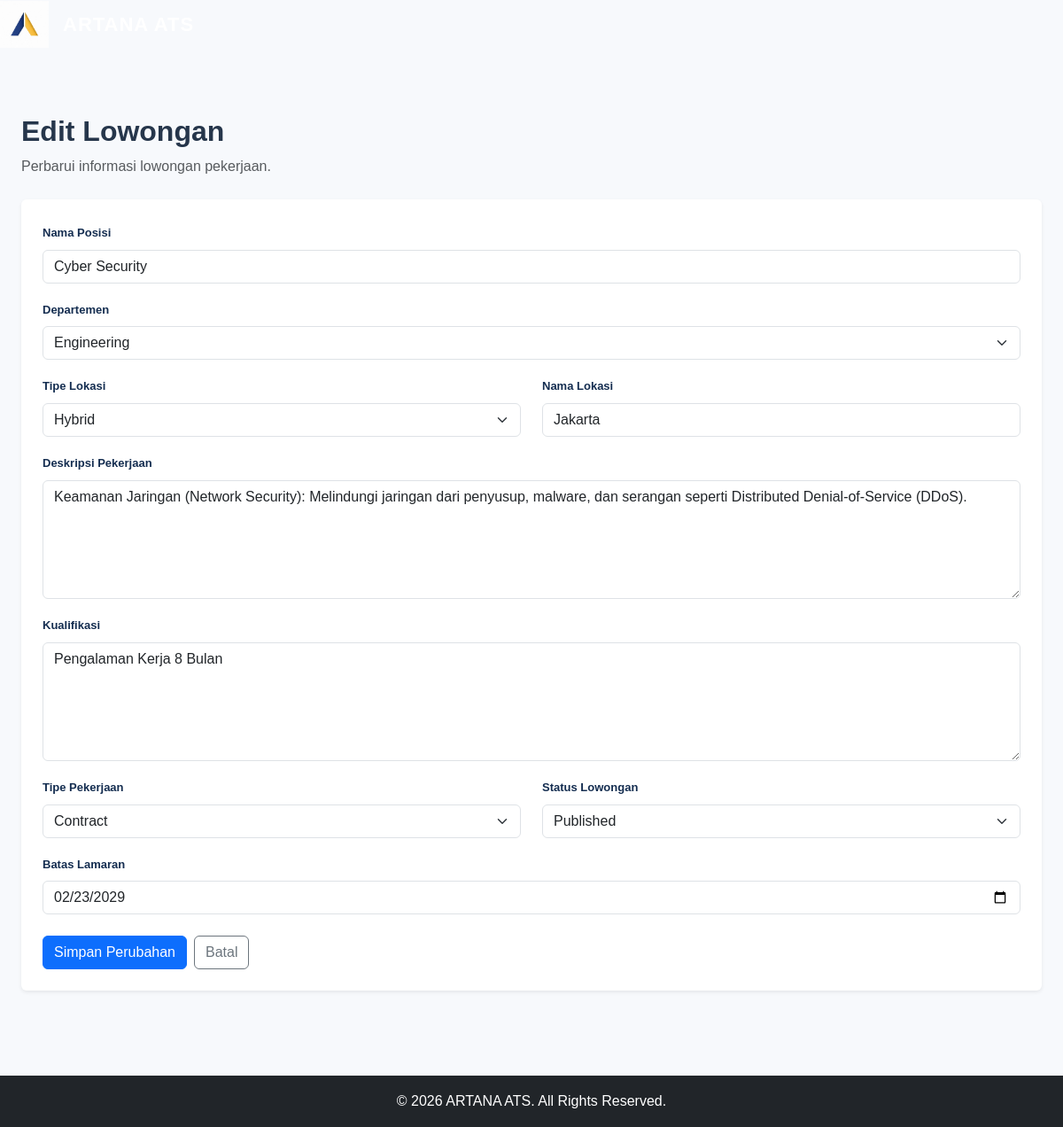
/hr/job_edit.php?id=3 (signed in), run on the app's committed database.
### tables this page shows
CREATE TABLE `jobs` (
  `id` bigint(20) UNSIGNED NOT NULL,
  `title` varchar(180) NOT NULL,
  `department_id` bigint(20) UNSIGNED NOT NULL,
  `location_type` enum('Hybrid','Remote','On-site') NOT NULL DEFAULT 'Hybrid',
  `location_name` varchar(150) NOT NULL,
  `description` text NOT NULL,
  `qualification` text DEFAULT NULL,
  `employment_type` enum('Full-time','Part-time','Contract','Internship') NOT NULL DEFAULT 'Full-time',
  `status` enum('draft','published','closed','archived') NOT NULL DEFAULT 'published',
  `published_at` datetime DEFAULT NULL,
  `deadline` date DEFAULT NULL,
  `created_by` bigint(20) UNSIGNED NOT NULL,
  `updated_by` bigint(20) UNSIGNED DEFAULT NULL,
  `created_at` timestamp NOT NULL DEFAULT current_timestamp(),
  `updated_at` timestamp NOT NULL DEFAULT current_timestamp() ON UPDATE current_timestamp()
);

CREATE TABLE `departments` (
  `id` bigint(20) UNSIGNED NOT NULL,
  `name` varchar(100) NOT NULL,
  `created_at` timestamp NOT NULL DEFAULT current_timestamp()
);

### hr/job_edit.php (the view, shortened to what this page needs)
<?php
require_once __DIR__ . '/../includes/db.php';
$id = (int) ($_GET['id'] ?? $_POST['id'] ?? 0);
$stmt = $pdo->prepare("
    SELECT *
    FROM jobs
    WHERE id = ?
    LIMIT 1
");
$stmt->execute([$id]);
$job = $stmt->fetch();
$departments = $pdo->query("
    SELECT id, name
    FROM departments
    ORDER BY name ASC
")->fetchAll();
$title = $job['title'];
$department_id = $job['department_id'];
$location_type = $job['location_type'];
$location_name = $job['location_name'];
$description = $job['description'];
$qualification = $job['qualification'];
$employment_type = $job['employment_type'];
$status = $job['status'];
$deadline = $job['deadline'] ?? '';
require_once __DIR__ . '/../includes/header.php';
?>
<div class="container py-4">
    <div class="mb-4">
        <h2 class="fw-bold">Edit Lowongan</h2>
        <p class="text-muted">
            Perbarui informasi lowongan pekerjaan.
        </p>
    </div>
    <div class="card border-0 shadow-sm">
        <div class="card-body p-4">
            <form method="POST">
                <div class="mb-3">
                    <label class="form-label fw-semibold">
                        Nama Posisi
                    </label>
                    <input
                        type="text"
                        name="title"
                        class="form-control"
                        value="<?= htmlspecialchars($title) ?>"
                        required>
                </div>
                <div class="mb-3">
                    <label class="form-label fw-semibold">
                        Departemen
                    </label>
                    <select name="department_id" class="form-select" required>
                        <?php foreach ($departments as $department): ?>
                            <option
                                value="<?= (int) $department['id'] ?>"
                                <?= (string) $department_id === (string) $department['id'] ? 'selected' : '' ?>>
                                <?= htmlspecialchars($department['name']) ?>
                            </option>
                        <?php endforeach; ?>
                    </select>
                </div>
                <div class="row">
                    <div class="col-md-6 mb-3">
                        <label class="form-label fw-semibold">
                            Tipe Lokasi
                        </label>
                        <select name="location_type" class="form-select">
                            <?php foreach (['On-site', 'Hybrid', 'Remote'] as $type): ?>
                                <option
                                    value="<?= $type ?>"
                                    <?= $location_type === $type ? 'selected' : '' ?>>
                                    <?= $type ?>
                                </option>
                            <?php endforeach; ?>
                        </select>
                    </div>
                    <div class="col-md-6 mb-3">
                        <label class="form-label fw-semibold">
                            Nama Lokasi
                        </label>
                        <input
                            type="text"
                            name="location_name"
                            class="form-control"
                            value="<?= htmlspecialchars($location_name) ?>"
                            required>
                    </div>
                </div>
                <div class="mb-3">
                    <label class="form-label fw-semibold">
                        Deskripsi Pekerjaan
                    </label>
                    <textarea
                        name="description"
                        class="form-control"
                        rows="5"
                        required><?= htmlspecialchars($description) ?></textarea>
                </div>
                <div class="mb-3">
                    <label class="form-label fw-semibold">
                        Kualifikasi
                    </label>
                    <textarea
                        name="qualification"
                        class="form-control"
                        rows="5"
                        required><?= htmlspecialchars($qualification) ?></textarea>
                </div>
                <div class="row">
                    <div class="col-md-6 mb-3">
                        <label class="form-label fw-semibold">
                            Tipe Pekerjaan
                        </label>
                        <select name="employment_type" class="form-select">
                            <?php foreach (['Full-time', 'Part-time', 'Contract', 'Internship'] as $type): ?>
                                <option
                                    value="<?= $type ?>"
                                    <?= $employment_type === $type ? 'selected' : '' ?>>
                                    <?= $type ?>
                                </option>
                            <?php endforeach; ?>
                        </select>
                    </div>
                    <div class="col-md-6 mb-3">
                        <label class="form-label fw-semibold">
                            Status Lowongan
                        </label>
                        <select name="status" class="form-select">
                            <?php foreach (['draft', 'published', 'closed', 'archived'] as $value): ?>
                                <option
                                    value="<?= $value ?>"
                                    <?= $status === $value ? 'selected' : '' ?>>
                                    <?= ucfirst($value) ?>
                                </option>
                            <?php endforeach; ?>
                        </select>
                    </div>
                </div>
                <div class="mb-4">
                    <label class="form-label fw-semibold">
                        Batas Lamaran
                    </label>
                    <input
                        type="date"
                        name="deadline"
                        class="form-control"
                        value="<?= htmlspecialchars($deadline) ?>">
                </div>
                <div class="d-flex gap-2">
                    <button type="submit" class="btn btn-primary">
                        Simpan Perubahan
                    </button>
                    <a href="<?= BASE_URL ?>/hr/jobs.php"
                       class="btn btn-outline-secondary">
                        Batal
                    </a>
                </div>
            </form>
        </div>
    </div>
</div>
<?php require_once __DIR__ . '/../includes/footer.php'; ?>

### assets/css/style.css (style rules this page uses)
* { margin: 0; padding: 0; box-sizing: border-box; }
:root { --primary: #142d50; --primary-light: #1e416e; --secondary: #e8b85b; --background: #f7f9fc; --text: #26364b; --muted: #718096; --white: #ffffff; --border: #e5eaf1; }
body { font-family: Arial, Helvetica, sans-serif; background: var(--background); color: var(--text); line-height: 1.6; }
a { text-decoration: none; }
.container { max-width: 1200px; }
.form-label { color: var(--primary); font-size: 13px; font-weight: 700; }

### data on the page
jobs: title "Cyber Security", department_id "Engineering", location_type "Hybrid", location_name "Jakarta", description "Keamanan Jaringan (Network Security): Melindungi jaringan dari penyusup, malware, dan serangan seperti Distributed Denial-of-Service (DDoS).", qualification "Pengalaman Kerja 8 Bulan", employment_type "Contract", status "Published", deadline "02/23/2029"
